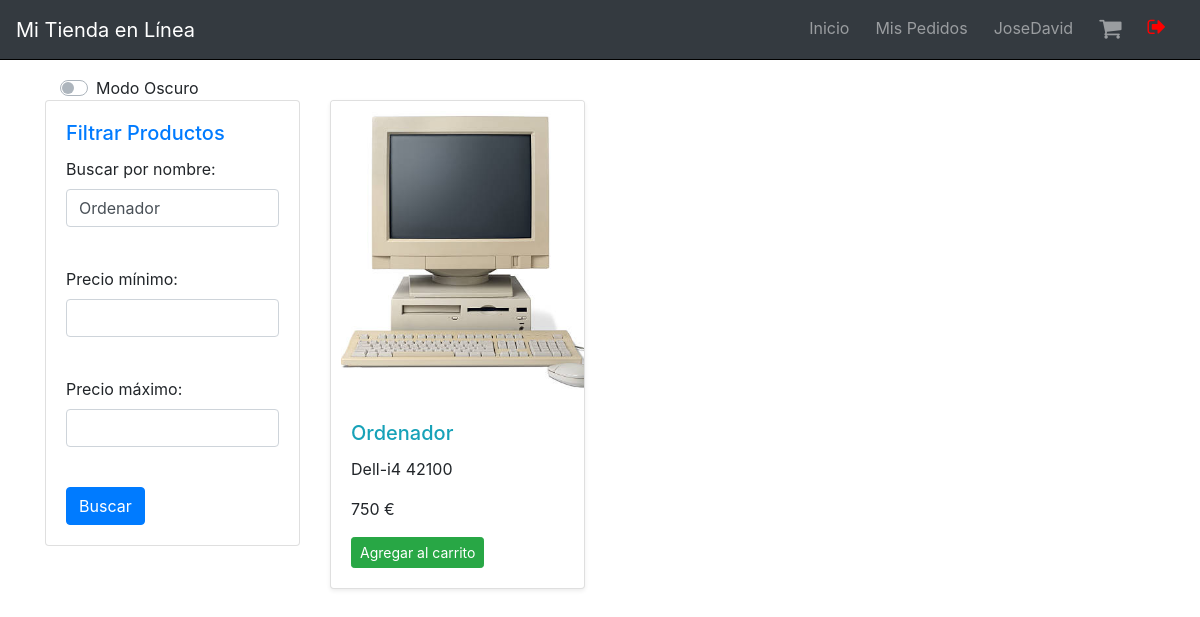
The app's page /Program/View/index.php?nombre=Ordenador (signed in) with its own data.
### tables this page shows
CREATE TABLE `productos` (
  `id_producto` int(11) NOT NULL,
  `nombre_producto` varchar(100) NOT NULL,
  `descripcion` text DEFAULT NULL,
  `precio` decimal(10,2) NOT NULL,
  `url_imagen` varchar(255) DEFAULT NULL
);

### Program/DataAccess/ProductosDAO.php (called while the page is built, shortened)
<?php
function devolver_productos($fNombre = null, $fMaxP = null, $fMinP = null)
{
    $conexion = Conexion();
    try {
        $query = "SELECT * FROM productos";
        $params = array();
        if (!empty($fNombre)) {
            $query .= " WHERE nombre_producto LIKE :nombre";
            $params[':nombre'] = "%$fNombre%";
        }
        $consulta = $conexion->prepare($query);
        foreach ($params as $key => $value) {
            $consulta->bindValue($key, $value);
        }
        $consulta->execute();
        return $consulta;
    } catch (PDOException $e) {
        die("Error al ejecutar la consulta: " . $e->getMessage());
    }
}

### Program/Business/ProductClass.php (called while the page is built, shortened)
<?php
require_once '../DataAccess/ProductosDAO.php';
class Product
{
    public function getName()
    {
        return $this->product_name;
    }
    public function getDescription()
    {
        return $this->description;
    }
    public function getPrice()
    {
        return $this->price;
    }
    public function getUrlImagen(){
        return $this->url_imagen;
    }
}
function arrayClass($fNombre = null, $fMaxP = null, $fMinP = null)
{
    $consulta = devolver_productos($fNombre, $fMaxP, $fMinP);
    $listProductoClases = [];
    while ($registro = $consulta->fetch()) {
        $product = new Product($registro['id_producto'], $registro['nombre_producto'], $registro['descripcion'], $registro['precio'],1, $registro['url_imagen']);
        array_push($listProductoClases, $product);
    }
    return $listProductoClases;
}

### Program/View/Index.php (the view, shortened to what this page needs)
<?php
require_once '../Business/ProductClass.php';
$listado = arrayClass(
    isset($_GET['nombre']) ? $_GET['nombre'] : null,
    isset($_GET['precio_max']) ? $_GET['precio_max'] : null,
    isset($_GET['precio_min']) ? $_GET['precio_min'] : null
);
$modoOscuroCookie = isset($_COOKIE['modo_oscuro']) ? $_COOKIE['modo_oscuro'] : 'false';
?>
<!DOCTYPE html>
<html lang="es">
<head>
    <link rel="stylesheet" href="resources/css/index.css">
    <link rel="stylesheet" href="https://stackpath.bootstrapcdn.com/bootstrap/4.3.1/css/bootstrap.min.css">
    <link rel="stylesheet" href="https://cdnjs.cloudflare.com/ajax/libs/font-awesome/4.7.0/css/font-awesome.min.css">
</head>
<body class="<?php echo $modoOscuroCookie === 'true' ? 'dark-mode' : ''; ?>">
    <?php include 'navbar.inc'; ?>
    <div class="container mt-3">
        <div class="col-md-3 ">
            <div class="custom-control custom-switch">
                <label class="custom-control-label" for="modoOscuroSwitch">Modo Oscuro</label>
            </div>
        </div>
        <div class="row">
            <div class="col-md-3 sticky-sidebar top">
                <div class="card mb-4">
                    <div class="card-body">
                        <h5 class="card-title text-primary">Filtrar Productos</h5>
                        <form method="get">
                            <div class="form-group">
                                <label for="nombre">Buscar por nombre:</label>
                                <input type="text" name="nombre" id="nombre" value="<?php echo isset($_GET['nombre']) ? htmlspecialchars($_GET['nombre']) : ''; ?>" class="form-control">
                            </div>
                            <br>
                            <div class="form-group">
                                <label for="precio_min">Precio mínimo:</label>
                                <input type="number" name="precio_min" id="precio_min" value="<?php echo isset($_GET['precio_min']) ? htmlspecialchars($_GET['precio_min']) : ''; ?>" class="form-control">
                            </div>
                            <br>
                            <div class="form-group">
                                <label for="precio_max">Precio máximo:</label>
                                <input type="number" name="precio_max" id="precio_max" value="<?php echo isset($_GET['precio_max']) ? htmlspecialchars($_GET['precio_max']) : ''; ?>" class="form-control">
                            </div>
                            <br>
                            <input type="submit" value="Buscar" class="btn btn-primary">
                        </form>
                    </div>
                </div>
            </div>
            <div class="col-md-9">
                <div class="row">
                    <?php foreach ($listado as $item) { ?>
                        <div class='col-md-4'>
                            <div class='card mb-4 shadow-sm'>
                                <img src='resources/imgs/<?php echo $item->getUrlImagen() ?>' class='card-img-top' alt='...' style='object-fit: cover; height: 300px;'>
                                <div class='card-body'>
                                    <h5 class='card-title text-info'><?php echo $item->getName(); ?></h5>
                                    <p class='card-text'><?php echo $item->getDescription(); ?></p>
                                    <p class='card-text font-weigth-bold'><?php echo $item->getPrice(); ?> €</p>
                                    <div class='d-flex justify-content-between align-items-center'>
                                        <div class='btn-group'>
                                            <?php
                                            if (!isset($_SESSION['usu_nombre'])) {
                                                echo "<a class='btn btn-sm btn-danger' href=\"login.php\">Agregar al carrito</a>";
                                            } else {
                                                echo "<a class='btn btn-sm btn-success agregarAlCarrito' href='#' data-product='" . urlencode(json_encode($item)) . "'>Agregar al carrito</a>";
                                            }
                                            ?>
                                        </div>
                                    </div>
                                </div>
                            </div>
                        </div>
                    <?php } ?>
                </div>
            </div>
        </div>
    </div>
</body>
</html>

### Program/View/resources/css/index.css (style rules this page uses)
body { transition: background-color; }

### records on screen
productos: url_imagen (picture), nombre_producto "Ordenador", descripcion "Dell-i4 42100", Price "750"

### other values on screen
$_SESSION['usu_nombre'] "JoseDavid"
